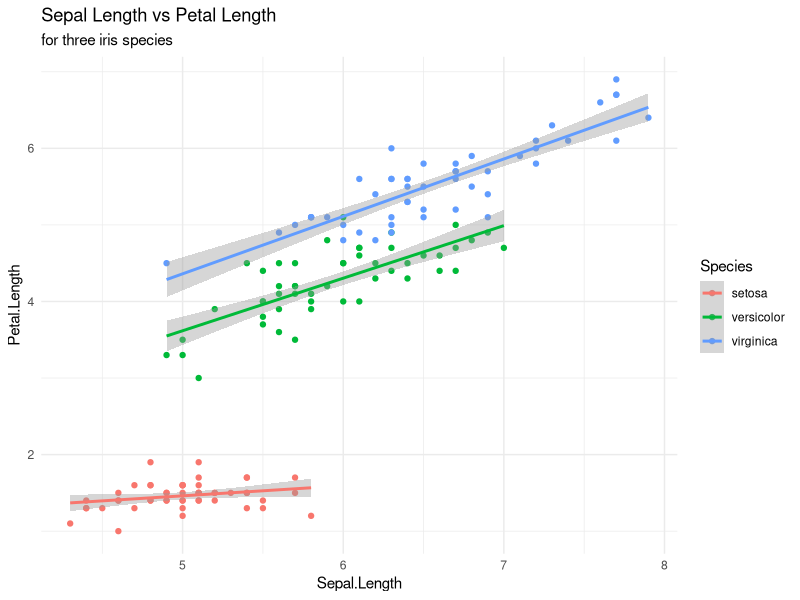
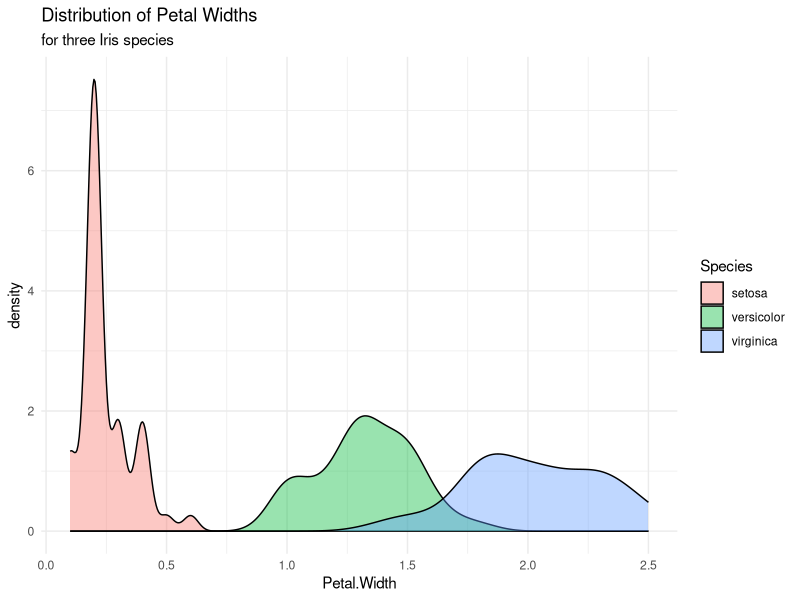
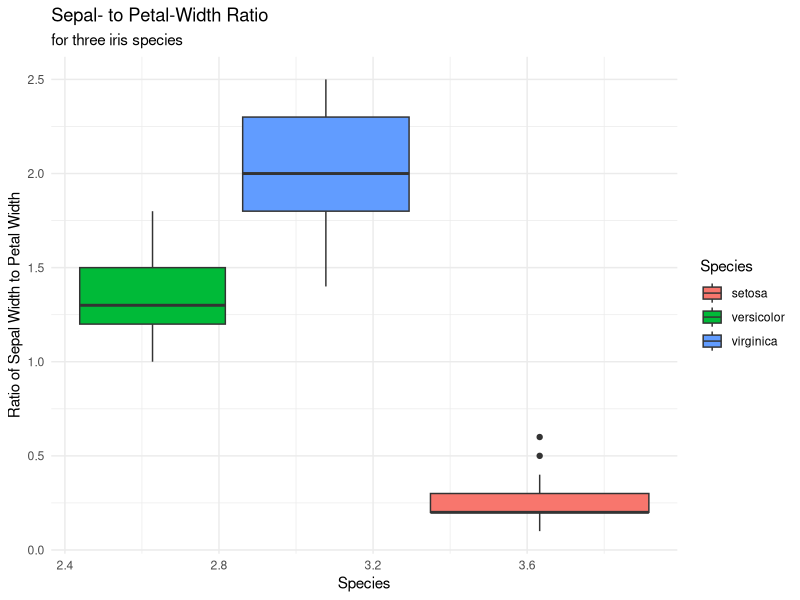
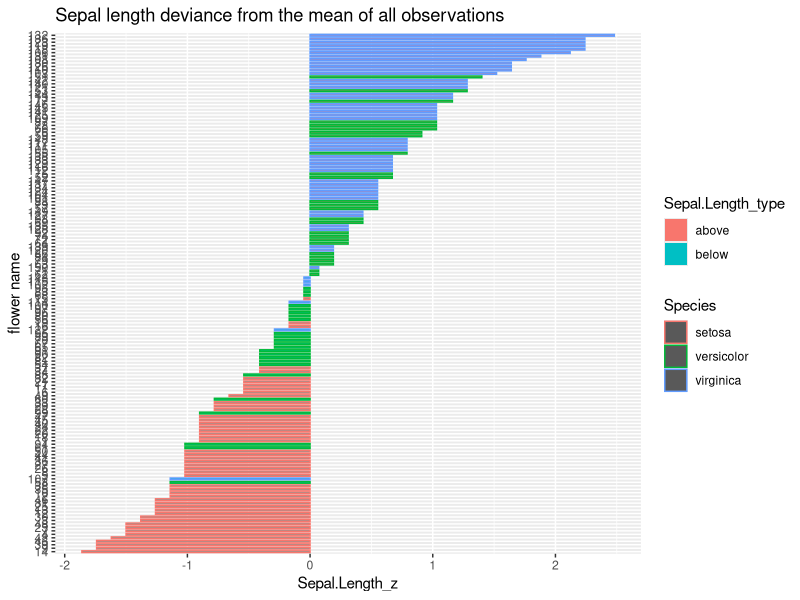
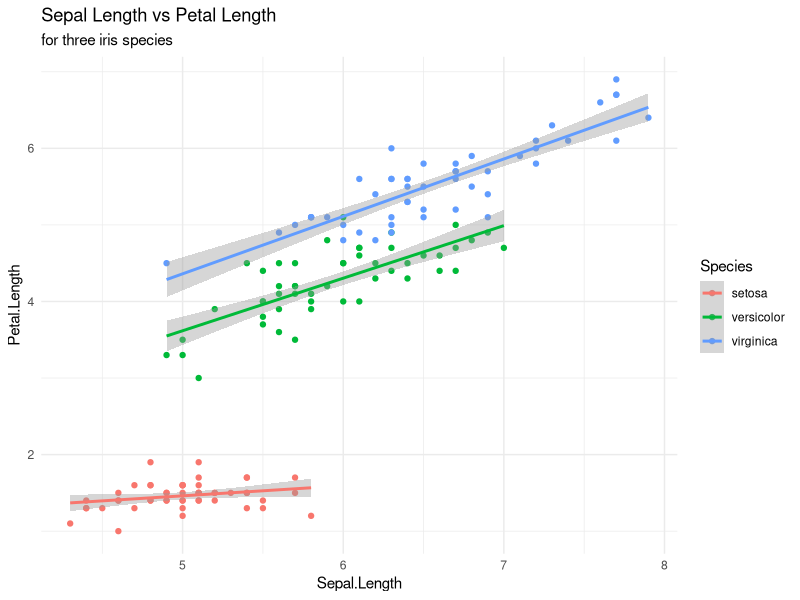
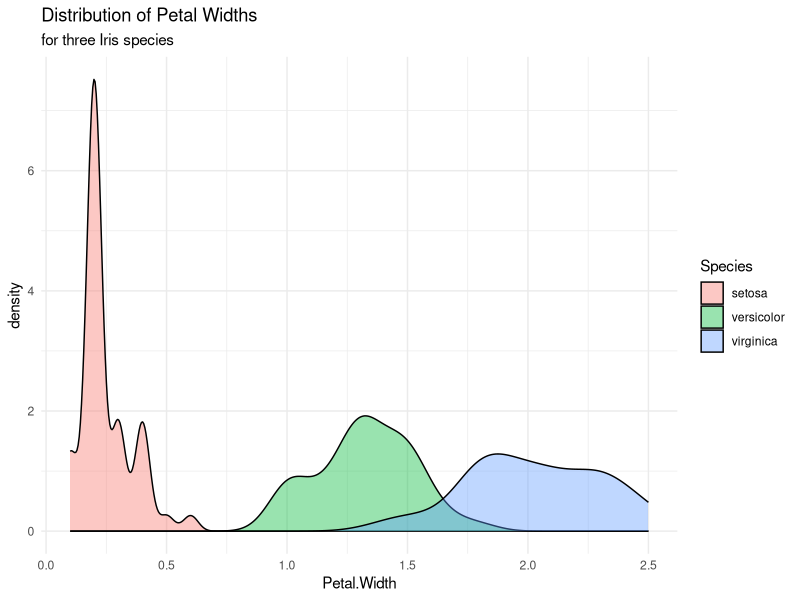
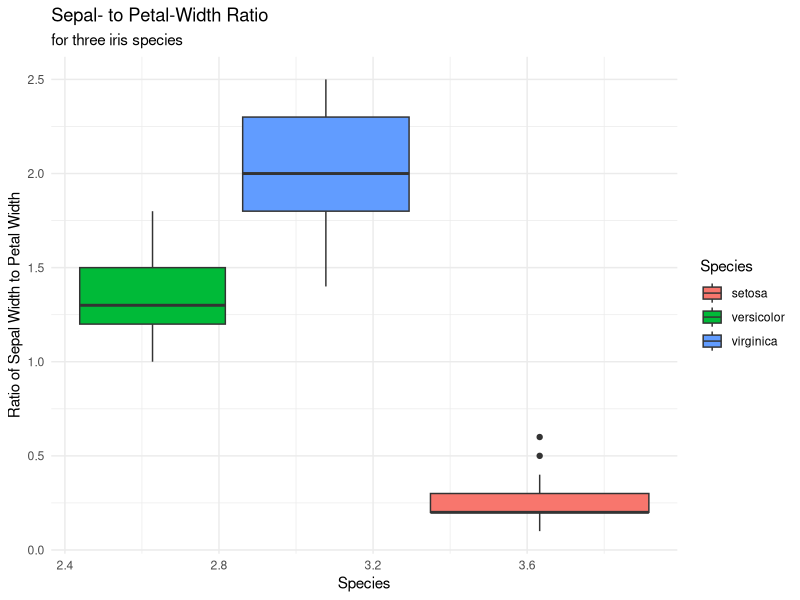

Reproduce these figures in R, in order.
library(tidyverse)
data("iris")

# make a plot
ggplot(iris,aes(x=Sepal.Length,y=Petal.Length,color = Species)) +
  geom_point() + geom_smooth(method = "lm") +
  labs(title = "Sepal Length vs Petal Length",
       subtitle = "for three iris species") +
  theme_minimal()

# save the plot
png("./iris_fig1.png")
ggplot(iris,aes(x=Sepal.Length,y=Petal.Length,color = Species)) +
  geom_point() + geom_smooth(method = "lm") +
  labs(title = "Sepal Length vs Petal Length",
       subtitle = "for three iris species") +
  theme_minimal()
dev.off()

#make a plot
ggplot(iris,aes(x=Petal.Width, fill = Species)) +
  geom_density(alpha = .4) +
  labs(title = "Distribution of Petal Widths",
       subtitle = "for three Iris species") +
  theme_minimal()

# save a plot
png("./iris_fig2.png")
ggplot(iris,aes(x=Petal.Width, fill = Species)) +
  geom_density(alpha = .4) +
  labs(title = "Distribution of Petal Widths",
       subtitle = "for three Iris species") +
  theme_minimal()
dev.off()

# make a plot
ggplot(iris,aes(x=Sepal.Width,y=Petal.Width,fill = Species)) +
  geom_boxplot() + theme_minimal() +
  labs(title = "Sepal- to Petal-Width Ratio",
       subtitle = "for three iris species",
       x = "Species",
       y = "Ratio of Sepal Width to Petal Width") # + coord_cartesian(xlim = c(0,2),ylim = c(0,1))

# save a plot
png("iris_fig3.png")
ggplot(iris,aes(x=Sepal.Width,y=Petal.Width,fill = Species)) +
  geom_boxplot() + theme_minimal() +
  labs(title = "Sepal- to Petal-Width Ratio",
       subtitle = "for three iris species",
       x = "Species",
       y = "Ratio of Sepal Width to Petal Width")
dev.off()

iris$`flower name` <- rownames(iris)
iris$Sepal.Length_z <- round((iris$Sepal.Length - mean(iris$Sepal.Length))/
                               sd(iris$Sepal.Length),2)
iris$Sepal.Length_type <- ifelse(iris$Sepal.Length_z < 0, "below","above")
iris <- iris[order(iris$Sepal.Length_z),]
iris$`flower name` <- factor(iris$`flower name`,levels = iris$`flower name`)

ggplot(iris,aes(x = `flower name`, y = Sepal.Length_z, color = Species)) +
  geom_bar(stat = "identity", aes(fill = Sepal.Length_type), width = .5) +
  #scale_fill_manual(name = "Species") +
  labs(title = "Sepal length deviance from the mean of all observations",xlab(""),ylab("")) +
  coord_flip()









